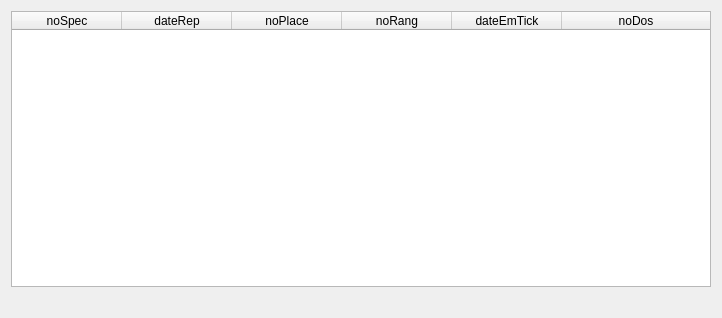
<?xml version="1.0" encoding="UTF-8"?>
<ui version="4.0">
 <class>fct_comp_1</class>
 <widget class="QDialog" name="fct_comp_1">
  <property name="geometry">
   <rect>
    <x>0</x>
    <y>0</y>
    <width>722</width>
    <height>318</height>
   </rect>
  </property>
  <property name="windowTitle">
   <string>Afficher les détails des tickets</string>
  </property>
  <layout class="QVBoxLayout" name="verticalLayout">
   <item>
    <widget class="QTableWidget" name="table_fct_comp_1">
     <attribute name="horizontalHeaderDefaultSectionSize">
      <number>110</number>
     </attribute>
     <attribute name="horizontalHeaderMinimumSectionSize">
      <number>50</number>
     </attribute>
     <attribute name="horizontalHeaderStretchLastSection">
      <bool>true</bool>
     </attribute>
     <attribute name="verticalHeaderVisible">
      <bool>false</bool>
     </attribute>
     <column>
      <property name="text">
       <string>noSpec</string>
      </property>
     </column>
     <column>
      <property name="text">
       <string>dateRep</string>
      </property>
     </column>
     <column>
      <property name="text">
       <string>noPlace</string>
      </property>
     </column>
     <column>
      <property name="text">
       <string>noRang</string>
      </property>
     </column>
     <column>
      <property name="text">
       <string>dateEmTick</string>
      </property>
     </column>
     <column>
      <property name="text">
       <string>noDos</string>
      </property>
     </column>
    </widget>
   </item>
   <item>
    <widget class="QLabel" name="label_fct_comp_1">
     <property name="text">
      <string/>
     </property>
     <property name="alignment">
      <set>Qt::AlignCenter</set>
     </property>
    </widget>
   </item>
  </layout>
 </widget>
 <resources/>
 <connections/>
</ui>
